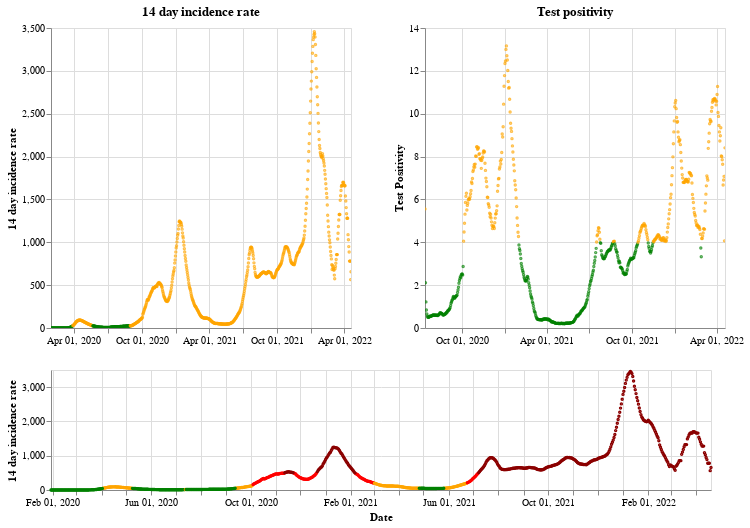

The notebook cell this image was saved under:
### Markdown cell above
## England

### Code cell
plot_traffic_light('England')

### Figure 1 — Vega-Lite specification as saved in the notebook (floating-point values rounded to 4 significant figures; data arrays with more than 128 entries replaced by an {"elided": "..."} marker saying what was removed)
{"config": {"view": {"continuousWidth": 400, "continuousHeight": 300}}, "vconcat": [{"hconcat": [{"mark": {"type": "point", "size": 2}, "encoding": {"color": {"condition": {"value": "green", "test": "(datum.twoWeeklyCasesRate <= 25)"}, "value": "orange"}, "tooltip": [{"type": "nominal", "field": "areaName"}, {"type": "temporal", "field": "date"}, {"type": "quantitative", "field": "twoWeeklyCasesRate"}, {"type": "quantitative", "field": "testPositivity"}], "x": {"type": "temporal", "axis": {"title": ""}, "field": "date", "scale": {"domain": {"selection": "DateBrush"}}, "timeUnit": "yearmonthdate"}, "y": {"type": "quantitative", "axis": {"title": "14 day incidence rate"}, "field": "twoWeeklyCasesRate"}}, "title": "14 day incidence rate", "width": 300}, {"mark": {"type": "point", "size": 2}, "encoding": {"color": {"condition": {"value": "green", "test": "(datum.testPositivity <= 4)"}, "value": "orange"}, "tooltip": [{"type": "nominal", "field": "areaName"}, {"type": "temporal", "field": "date"}, {"type": "quantitative", "field": "twoWeeklyCasesRate"}, {"type": "quantitative", "field": "testPositivity"}], "x": {"type": "temporal", "axis": {"title": ""}, "field": "date", "scale": {"domain": {"selection": "DateBrush"}}, "timeUnit": "yearmonthdate"}, "y": {"type": "quantitative", "axis": {"title": "Test Positivity"}, "field": "testPositivity"}}, "title": "Test positivity", "width": 300}]}, {"layer": [{"mark": {"type": "point", "size": 2}, "encoding": {"color": {"condition": {"value": "orange", "test": "(((datum.testPositivity < 4) && (datum.twoWeeklyCasesRate >= 50)) && (datum.twoWeeklyCasesRate < 200))"}, "value": "red"}, "opacity": {"condition": {"value": 1, "test": "((datum.twoWeeklyCasesRate >= 50) && (datum.twoWeeklyCasesRate < 500))"}, "value": 0}, "tooltip": [{"type": "nominal", "field": "areaName"}, {"type": "temporal", "field": "date"}, {"type": "quantitative", "field": "twoWeeklyCasesRate"}, {"type": "quantitative", "field": "testPositivity"}], "x": {"type": "temporal", "axis": {"title": "Date"}, "field": "date", "timeUnit": "yearmonthdate"}, "y": {"type": "quantitative", "axis": {"title": "14 day incidence rate"}, "field": "twoWeeklyCasesRate"}}, "selection": {"DateBrush": {"type": "interval", "encodings": ["x"], "fields": ["Time"]}}}, {"mark": {"type": "point", "size": 2}, "encoding": {"color": {"value": "darkred"}, "opacity": {"condition": {"value": 1, "test": "(datum.twoWeeklyCasesRate >= 500)"}, "value": 0}, "tooltip": [{"type": "nominal", "field": "areaName"}, {"type": "temporal", "field": "date"}, {"type": "quantitative", "field": "twoWeeklyCasesRate"}, {"type": "quantitative", "field": "testPositivity"}], "x": {"type": "temporal", "axis": {"title": "Date"}, "field": "date", "timeUnit": "yearmonthdate"}, "y": {"type": "quantitative", "axis": {"title": "14 day incidence rate"}, "field": "twoWeeklyCasesRate"}}}, {"mark": {"type": "point", "size": 2}, "encoding": {"color": {"condition": {"value": "green", "test": "((datum.testPositivity < 4) && (datum.twoWeeklyCasesRate < 50))"}, "value": "orange"}, "opacity": {"condition": {"value": 1, "test": "(datum.twoWeeklyCasesRate < 50)"}, "value": 0}, "tooltip": [{"type": "nominal", "field": "areaName"}, {"type": "temporal", "field": "date"}, {"type": "quantitative", "field": "twoWeeklyCasesRate"}, {"type": "quantitative", "field": "testPositivity"}], "x": {"type": "temporal", "axis": {"title": "Date"}, "field": "date", "timeUnit": "yearmonthdate"}, "y": {"type": "quantitative", "axis": {"title": "14 day incidence rate"}, "field": "twoWeeklyCasesRate"}}}], "height": 120, "width": 660}], "data": {"name": "data-cce3735bea0291c1eeb67183449da83b"}, "$schema": "https://vega.github.io/schema/vega-lite/v4.8.1.json", "datasets": {"data-cce3735bea0291c1eeb67183449da83b": {"elided": "811 records"}}}
